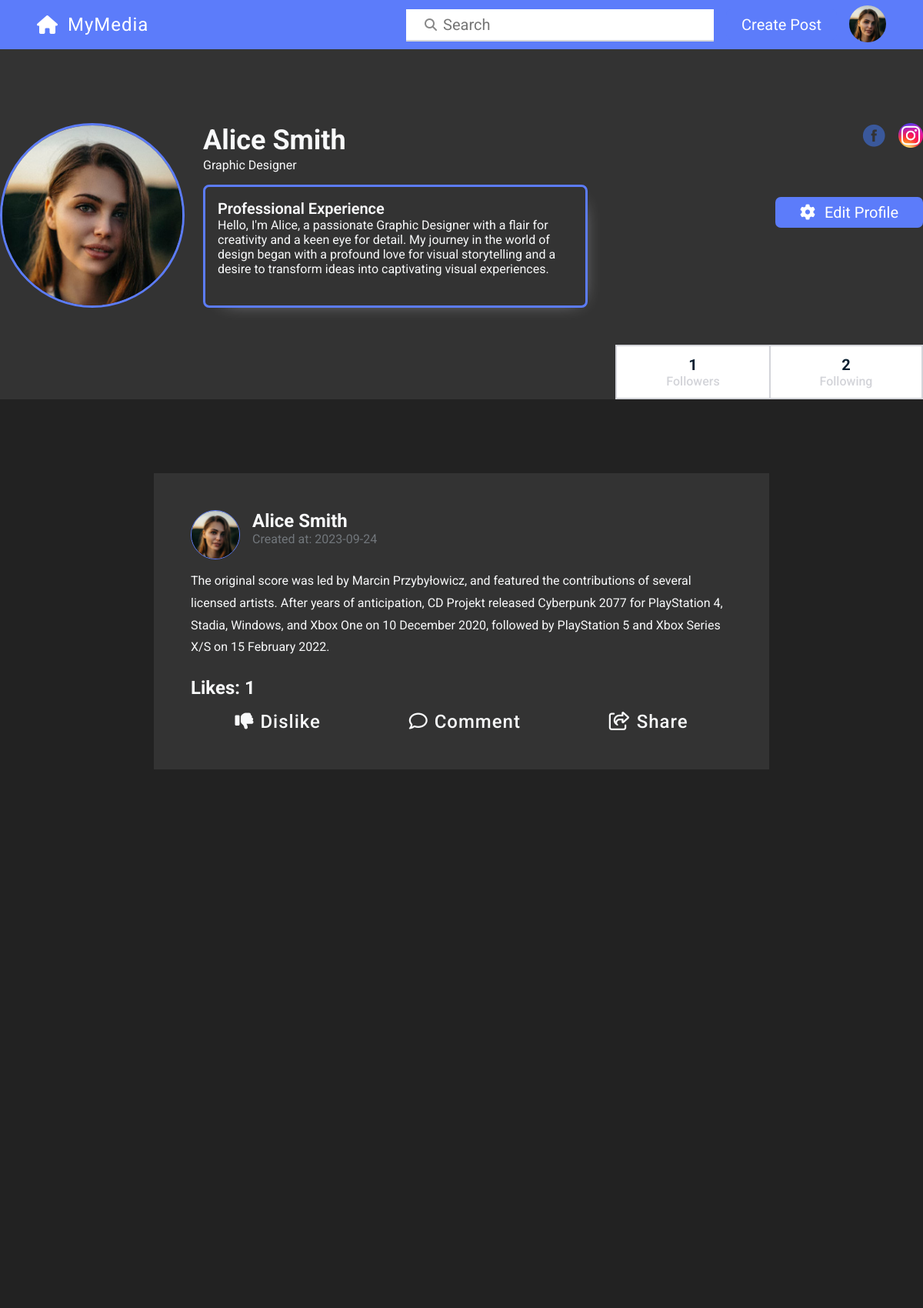
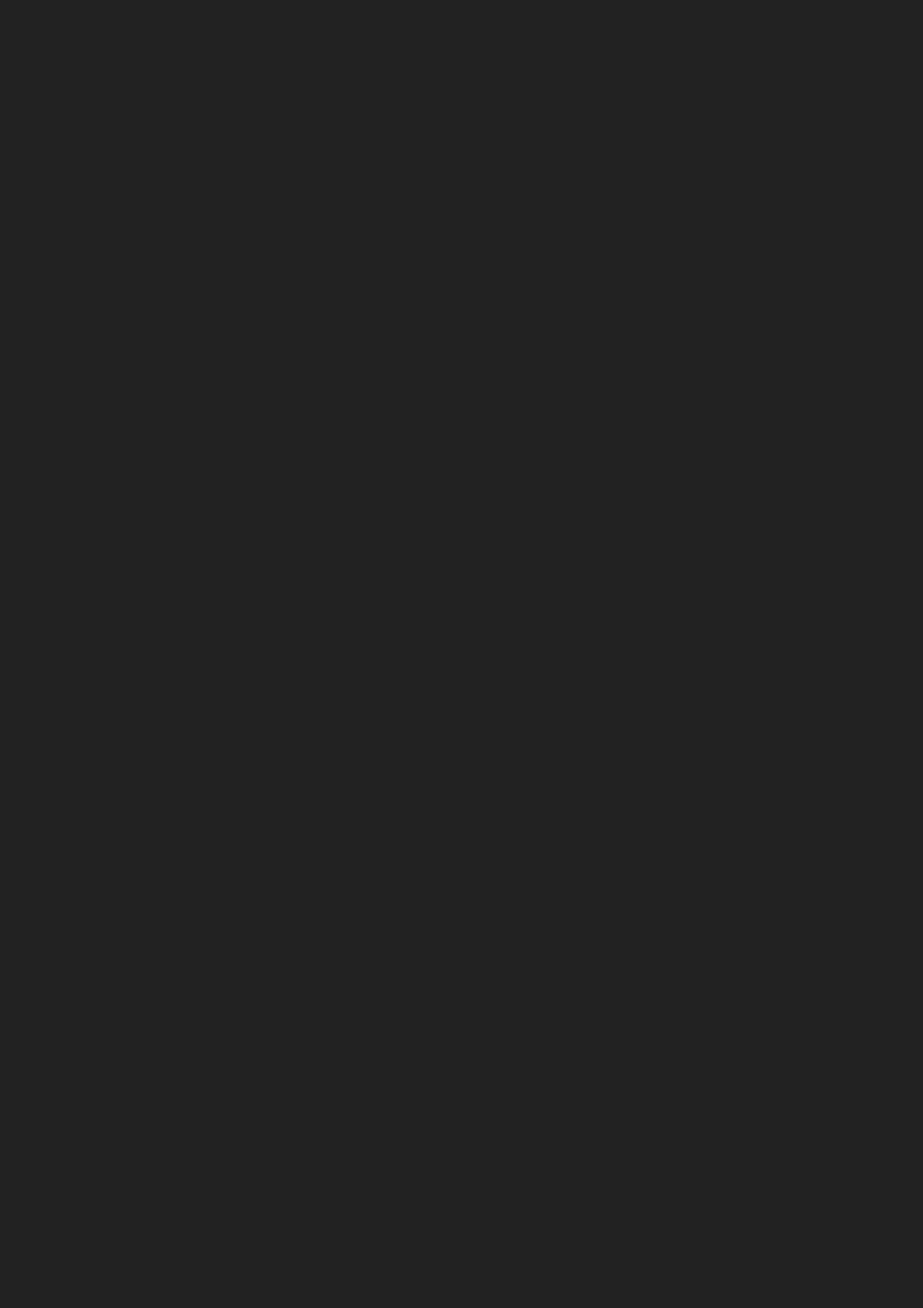
The page /php/views/userProfile.php?userID=2 (signed in, upper part) on the database its author committed (2 pictures, top to bottom).
### tables this page shows
CREATE TABLE `users` (
  `id` int(10) UNSIGNED NOT NULL,
  `name` varchar(255) NOT NULL,
  `surname` varchar(255) NOT NULL,
  `username` varchar(255) NOT NULL,
  `email` varchar(255) NOT NULL,
  `job` varchar(255) NOT NULL,
  `bio` text NOT NULL,
  `password` varchar(255) DEFAULT NULL
);

CREATE TABLE `posts` (
  `id` int(10) UNSIGNED NOT NULL,
  `user_id` int(11) NOT NULL,
  `content` text DEFAULT NULL,
  `upload_date` date NOT NULL,
  `photos_count` int(11) NOT NULL,
  `likes` int(11) DEFAULT 0
);

### php/models/Model.php (called while the page is built, shortened)
<?php
class Model {
    private $host = "localhost";
    private $dbname = "socialmediaapp";
    private $username = "root";
    private $password = "";
    protected $conn;
    protected function __construct() {
        try {
            $this->conn = new PDO("mysql:host=$this->host;dbname=$this->dbname;charset=utf8mb4", $this->username, $this->password);
            $this->conn->setAttribute(PDO::ATTR_ERRMODE, PDO::ERRMODE_EXCEPTION);
        } catch (PDOException $e) {
            echo "Connection failed: " . $e->getMessage();
            die();
        }
    }
    protected function prepareQuery($query)
    {
       return $this->conn->prepare($query);
    }
}
?>

### php/models/UserModel.php (called while the page is built, shortened)
<?php
require_once "Model.php";
class UserModel extends Model {
    public function getAllUserDataById($userID)
    {
        $query = "SELECT name,surname,username,email,job,bio,twitterLink,instagramLink,facebookLink,linkedinLink FROM users LEFT OUTER JOIN sociallinks on users.id=sociallinks.user_id WHERE users.id = :userID";
        $stmt = $this->prepareQuery($query);
        $stmt->bindParam(":userID",$userID);
        $stmt->execute();
        $row = $stmt->fetch(PDO::FETCH_ASSOC);
        $data[]=array(
            'name'=>$row['name'],
            'surname'=>$row['surname'],
            'username'=>$row['username'],
            'email'=>$row['email'],
            'job'=>$row['job'],
            'bio'=>$row['bio'],
            'twitter'=>$row['twitterLink'],
            'facebook'=>$row['facebookLink'],
            'instagram'=>$row['instagramLink'],
            'linkedin'=>$row['linkedinLink'],
        );
        return $data;
    }
    public function getUserFollowersAndFollowingCount($userID){
        $query = "
            SELECT
                SUM(CASE WHEN follower_id = :userID THEN 1 ELSE 0 END) AS following_count,
                SUM(CASE WHEN following_id = :userID THEN 1 ELSE 0 END) AS followers_count
            FROM follows
            WHERE follower_id = :userID OR following_id = :userID
        ";
        $stmt = $this->prepareQuery($query);
        $stmt->bindParam(":userID", $userID);
        $stmt->execute();
        $row = $stmt->fetch(PDO::FETCH_ASSOC);
        return [
            'followers_count' => $row['followers_count'],
            'following_count' => $row['following_count'],
        ];
    }
}
?>

### php/models/PostModel.php (called while the page is built, shortened)
<?php
require_once "Model.php";
class PostModel extends Model
{
    public function getCurrentUserPosts($userID)
    {
        $query= 'SELECT users.name,users.surname,posts.id,content,upload_date,photos_count,likes from posts inner join users on posts.user_id=users.id where users.id = :userID order by posts.id desc';
        $stmt = $this->prepareQuery($query);
        $stmt->bindParam(':userID', $userID);
        $stmt->execute();
        $posts = array();
        while ($row = $stmt->fetch(PDO::FETCH_ASSOC)) {
            $posts[]=array(
                'userName' => $row['name'],
                'userSurname' => $row['surname'],
                'postID' => $row['id'],
                'content' => $row['content'],
                'uploadDate' => $row['upload_date'],
                'photosCount' => $row['photos_count'],
                'likes' => $row['likes']
            );
        }
        return $posts;
    }
    public function getAllUserLikedPosts($userID){
        $query = 'SELECT likes.post_id FROM likes where likes.user_id =:userID';
        $stmt = $this->prepareQuery($query);
        $stmt->bindParam(":userID",$userID);
        $stmt->execute();
        return $stmt->fetchAll(PDO::FETCH_COLUMN);
    }
}
?>

### php/includes/userPost.php (the view)
<?php
function includePostTemplate($userID, $fullname, $postText,$postDate,$likesCount,$postID,$photosCount,$isLiked=false) {
    $profilePhotoURL = file_exists("../../images/profilePhotos/userPhoto_".$userID.".png")?
    "../../images/profilePhotos/userPhoto_".$userID.'.png':
    '../../images/profilePhotos/userPhoto_default.png';
    $likeBtn = $isLiked==false?
    '<div class="post__action like__btn" data-action="like"><i class="fa-solid fa-thumbs-up"></i>Like</div>':
    '<div class="post__action like__btn" data-action="dislike"><i class="fa-solid fa-thumbs-down"></i>Dislike</div>';
    $sliderHTML='';
    $pathToImages = "../../images/postPhotos/";
    for($i=0;$i<$photosCount;$i++)
    {
         $sliderHTML.=
           '<div class="slider__slide">
                <img class="slider__image" src="'.$pathToImages.'postPhoto--'.$postID.'_'.$i.'.png" alt="post image"/>
            </div>';
    }
    $sliderBtns = $photosCount==1?'':'
        <div class="slider__button slider__next"><i class="fa-solid fa-chevron-right"></i></div>
        <div class="slider__button slider__prev"><i class="fa-solid fa-chevron-left"></i></div>';
    if($photosCount>0)
    {
        $sliderHTML = '
        <div class="slider__container">
            <div class="slider">'.
                $sliderHTML.
           '</div>'.$sliderBtns.'
        </div>';
    }
    $template = file_get_contents('../../templates/post_template.html');
    $template = str_replace('[[USER_ID]]', $userID, $template);
    $template = str_replace('[[FULLNAME]]', $fullname, $template);
    $template = str_replace('[[POST_TEXT]]', $postText, $template);
    $template = str_replace('[[POST_DATE]]', $postDate, $template);
    $template = str_replace('[[LIKES_COUNT]]', $likesCount, $template);
    $template = str_replace('[[POST_ID]]', $postID, $template);
    $template = str_replace('[[LIKE_BTN]]', $likeBtn, $template);
    $template = str_replace('[[PHOTO_URL]]', $profilePhotoURL, $template);
    $template = str_replace('[[SLIDER]]', $sliderHTML, $template);
    return $template;
}
?>

### php/views/userProfile.php (shortened to what this page needs)
<!DOCTYPE html>
<html lang="en">
<head>
    <link rel="stylesheet" href="../../styles/main.css">
    <link rel="stylesheet" href="../../styles/userProfile.css">
</head>
<body data-theme='dark'>
    <?php
    include "../models/UserModel.php";
    $userID = isset($_GET['userID']) ? $_GET['userID'] : -1;
    $photoURLProfile = file_exists("../../images/profilePhotos/userPhoto_".$userID.".png")?"../../images/profilePhotos/userPhoto_".$userID.'.png':'../../images/profilePhotos/userPhoto_default.png';
    $userModel = new UserModel();
    $userData = $userModel->getAllUserDataById($userID);
    if ($userData[0]) {
        $name = $userData[0]['name'];
        $surname = $userData[0]['surname'];
        $job = $userData[0]['job'];
        $bio =$userData[0]['bio'];
        $instagramLink = $userData[0]['instagram'];
        $facebookLink = $userData[0]['facebook'];
        $followsData = $userModel->getUserFollowersAndFollowingCount($userID);
        $followingCount= $followsData['following_count'];
        $followersCount=  $followsData['followers_count'];
    } else {
        header('Location: 404.php');
    }
    ?>
    <header class="userProfile__section--gray">
    <?php
    require "../includes/navbar.php" ;
    ?>
        <div class="userProfile__header container">
            <div class="userProfile__header__info">
                <img src="<?=$photoURLProfile ?>" class="userProfile__photo"/>
                <div>
                    <h1 class="userProfile__name"><?= $name." ".$surname?></h1>
                    <h2 class="userProfile__occupation"><?= $job?></h2>
                    <p class="userProfile__description <?=$bio==''?'hidden':''?>">
                        <span>Professional Experience</span></br>
                        <?=$bio?>
                    </p>
                </div>
            </div>
            <div class="userProfile__header__socials">
                <ul class="userProfile__socials__container">
                    <?=
                        isset($facebookLink)&&$facebookLink!=NULL?'
                        <li>
                            <a href="'.$facebookLink.'" target="_blank">
                                <img src="../../images/icons/facebookIcon.webp" alt="Facebook Logo" class="userProfile__socials__image"/>
                            </a>
                        </li>':'';
                    ?>
                    <?=
                        isset($instagramLink)&&$instagramLink!=NULL?'
                        <li>
                            <a href="'.$instagramLink.'" target="_blank">
                                <img src="../../images/icons/instagramIcon.webp" alt="Instagram Logo" class="userProfile__socials__image"/>
                            </a>
                        </li>':'';
                    ?>
                </ul>
                <?php
                if($currentUserID==$userID)
                    echo ' <a class="btn--primary" id="message__btn" href="profileSettingsView.php"><i class="fa-solid fa-gear"></i>Edit Profile</a>';
                else{
                    echo ' <a class="btn--primary" id="message__btn" href="conversationView.php"><i class="fa-regular fa-envelope"></i>Send Message</a>';
                }
                ?>
            </div>
        </div>
        <div class="followers__container container">
            <div class="followers__element">
                <h4><?=$followersCount?></h4>
                <p>Followers</p>
            </div>
            <div class="followers__element <?=$currentUserID==$userID?'followers__element__rightBorder':''?>">
                <h4><?=$followingCount?></h4>
                <p>Following</p>
            </div>
        </div>
    </header>
    <section class="post__section">
        <?php include "../includes/postContainer.php";
            renderUsersPost($userID,false);
        ?>
    </section>
</body>
</html>

### php/includes/postContainer.php
<head>
    <link rel="stylesheet" href="../../styles/postContainer.css">
</head>
        <?php
            require_once "userPost.php";
            require_once "../models/PostModel.php";
            function renderUsersPost($userID,$getFollowingPosts)
            {
                $postModel = new PostModel();
                $posts = $getFollowingPosts==false?
                $postModel->getCurrentUserPosts($userID):
                $postModel->getFollowingUsersPosts($userID);
                $currentUserLikedPosts = $postModel->getAllUserLikedPosts($userID);
                for($i = 0;$i<count($posts);$i++)
                {
                        $postUserID = isset($posts[$i]['user_id'])?$posts[$i]['user_id']:-1;
                        $userName = $posts[$i]['userName'];
                        $userSurname = $posts[$i]['userSurname'];
                        $postID = $posts[$i]['postID'];
                        $content = $posts[$i]['content'];
                        $uploadDate = $posts[$i]['uploadDate'];
                        $photosCount = $posts[$i]['photosCount'];
                        $likes = $posts[$i]['likes'];
                        $isLiked = in_array($postID,$currentUserLikedPosts);
                        echo includePostTemplate($postUserID==-1?$userID:$postUserID,$userName." ".$userSurname,$content,$uploadDate,$likes,$postID,$photosCount,$isLiked);
                }
            }
        ?>

### styles/main.css (style rules this page uses)
:root { --blue-main: #5c7cfa; --blue-main_light:#748ffc; --error-color:#fa5252; --main-light:white; --secondary-light:#d3d4d9; --main-dark:#0a1f30; --section-gray:#edf2ff; --shadow-main:rgba(66, 68, 90, 1); }
* { box-sizing: border-box; padding: 0; margin:0; font-family: 'Roboto', sans-serif; }
html { font-size:62.5%; }
a { text-decoration: none; color:inherit; }
li { list-style-type: none; }
body[data-theme='dark'] { --main-dark:#f8f9fa; --main-light:#333; --section-gray:#222;; --shadow-main:rgb(236, 237, 246); }
body { color:var(--main-dark); background-color:var(--section-gray); }
.container { max-width:144rem; margin:0 auto; }
.btn--primary { text-align: center; background-color:var(--blue-main) ; border:none; color:white; font-size:2rem; padding:0.8rem 1.6rem; border-radius: 7px; cursor:pointer; transition: all 0.2s; }

### styles/userProfile.css (style rules this page uses)
.userProfile__section--gray { background-color: var(--main-light); }
.userProfile__header { display:flex; justify-content: space-between; padding-top:9.6rem; padding-bottom:4.8rem; }
.userProfile__photo { width:24rem; height:24rem;; border:solid 3px var(--blue-main); border-radius:100%; }
.userProfile__name { font-size:3.6rem; margin-bottom:0.2rem; }
.userProfile__occupation { font-size:1.6rem; font-weight: 400; margin-bottom:1.6rem; }
.userProfile__header__info { display:flex; align-items:center; gap:2.4rem; animation: slideRight 1s ease forwards; transform: translateX(-100%); }
.userProfile__header__socials { animation: slideLeft 1s ease forwards; z-index: 0; position:relative; }
.userProfile__description { width:50rem; height:16rem; background-color:var(--main-light); border:solid 3px var(--blue-main); border-radius:8px; box-shadow: 8px 8px 24px -21px var(--shadow-main); font-size:1.6rem; padding:1.6rem; overflow-y:auto; }
.userProfile__description span { font-size:2rem; margin-bottom:1.2rem; font-weight:600; }
.userProfile__socials__container { display:flex; justify-content: flex-end; gap:1.6rem; margin-bottom:6.4rem; height:3.2rem; position:relative; z-index: 0; }
.userProfile__socials__image { width:3.2rem; height:3.2rem; }
#message__btn { padding-left:3.2rem; padding-right:3.2rem; display:flex; gap:1.2rem; align-items: center; }
.followers__container { display:flex; justify-content: flex-end; animation: slideLeft 1s ease forwards; transform: translateX(100%); }
.followers__element { background-color:white; color:#0a1f30; width:20rem; display:flex; flex-direction: column; align-items: center; justify-content: center; padding:1.2rem; border:2px solid var( --secondary-light); border-right:none; }
.followers__element__rightBorder { border-right:2px solid var( --secondary-light) !important; }
.followers__element h4 { font-size:2rem; }
.followers__element p { font-size:1.6rem; font-weight:500; color:var( --secondary-light); }

### styles/postContainer.css (style rules this page uses)
.post__section { padding:9.6rem; display:flex; flex-direction: column; gap:6.4rem; background-color: var(--section-gray); }
.post__container { gap:6.4rem; margin:0 auto; width:80rem; padding:4.8rem; background-color:var(--main-light); opacity:0; transform: translateY(10%); transition: all 1s; }
.post__container__show { opacity:1; transform: translateY(0%); }
.post__userphoto { width:6.4rem; height:6.4rem; border-radius:100%; border:1px solid var(--blue-main) }
.post__info { display:flex; gap:1.6rem; margin-bottom:1.2rem; }
.post__username { font-size:2.4rem; }
.post__date { font-size:1.6rem; font-weight:400; color:#71767b; }
.post__text { font-size:1.6rem; line-height:1.8; margin-bottom: 2.4rem; }
.likes__number { font-size:2.4rem; margin-top:0.2rem; }
.post__action__container { display:flex; justify-content: space-around; margin-top:1.6rem; }
.post__action { font-size:2.4rem; cursor: pointer; letter-spacing: 1px; font-weight: 500; }
.post__action i { margin-right:0.8rem; }

### rows shown on the page
users: name "Alice", surname "Smith", job "Graphic Designer", bio "Hello, I'm Alice, a passionate Graphic Designer with a flair for creativity and a keen eye for detail. My journey in the world of design began with a profound love for visual storytelling and a desire to transform ideas into captivating visual experiences."
posts: user+content+upload_date (picture), user+content+upload_date "Alice Smith Created at: 2023-09-24 The original score was led by Marcin Przybyłowicz, and featured the contributions of several licensed artists. After years of anticipation, CD Projekt released Cyberpunk 2077 for PlayStation 4, Stadia, Windows, and Xbox One on 10 December 2020, followed by PlayStation 5 and Xbox Series X/S on 15 February 2022. Likes: 1 Comment Share", shows "Dislike"

### other values the page prints
$followersCount "1"
$followingCount "2"
